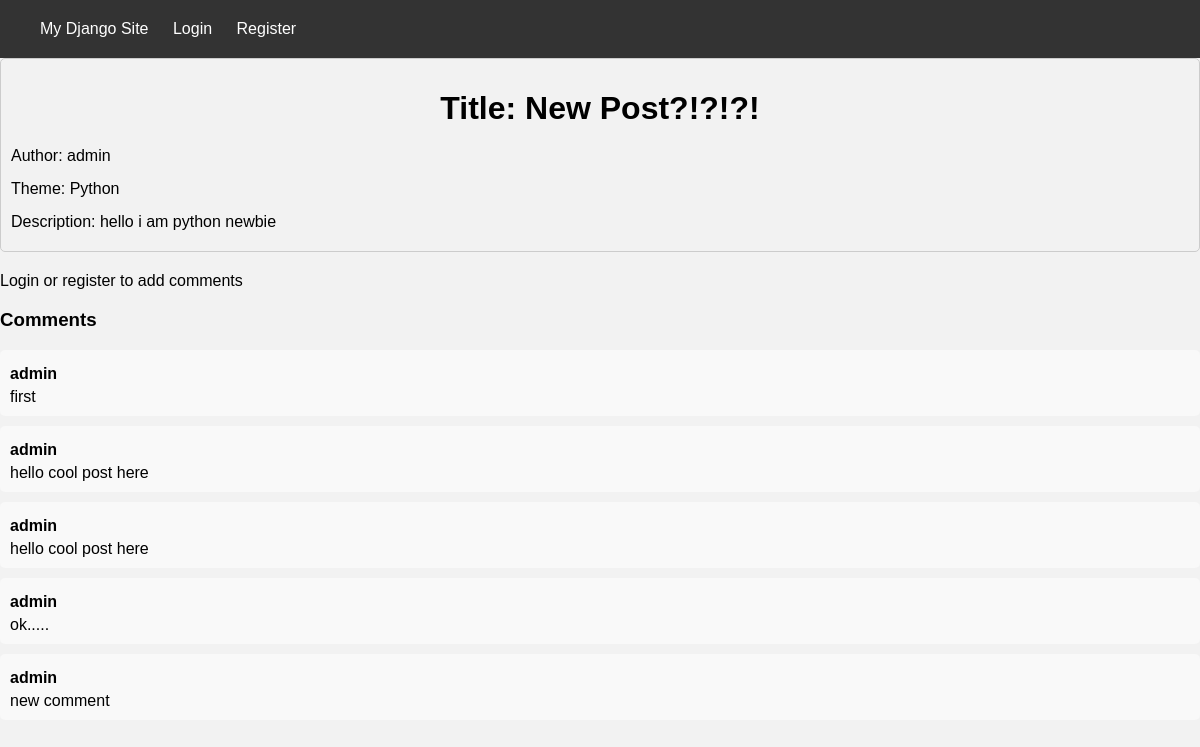
The page //posts/1 on the database its author committed.
### forum/models.py (models this page shows, shortened)
class Post(models.Model):
    author = models.ForeignKey(User, on_delete=models.CASCADE, default=1)
    title = models.CharField(max_length=100)
    theme = models.ForeignKey(Theme, on_delete=models.PROTECT)
    content = models.TextField()
    created_at = models.DateTimeField(auto_now_add=True)
    updated_at = models.DateTimeField(auto_now=True)

class Theme(models.Model):
    title = models.CharField(max_length=200)
    created_at = models.DateTimeField(auto_now_add=True)
    updated_at = models.DateTimeField(auto_now=True)
    def __str__(self):
        return self.title

class Comment(models.Model):
    author = models.ForeignKey(User, on_delete=models.CASCADE, default=1)
    post = models.ForeignKey(Post, on_delete=models.CASCADE)
    content = models.TextField()
    created_at = models.DateTimeField(auto_now_add=True)
    updated_at = models.DateTimeField(auto_now=True)

### forum/views.py (the view, shortened to what this page needs)
# urls.py: path('/posts/<post_id>', views.post, name='posts'),
def post(request, post_id):
    post = Post.objects.get(id=post_id)
    comments = post.comment_set.all()
    context = {'post': post, 'comments': comments}
    return render(request, 'post.html', context)

### forum/templates/post.html
{% extends 'base.html' %}
{% block content %}
    <div class="post">
        <h1>Title: {{post.title}}</h1>
        <p>Author: {{post.author}}</p>
        <p>Theme: {{post.theme}}</p>
        <p>Description: {{post.content}}</p>
    </div>
    {% if user.is_authenticated %}
    <h3>Add a Comment</h3>
    <form action="{% url 'posts' post_id=post.id %}" method="post">
        {% csrf_token %}
        {{ form }}
        <input type="submit" value="Submit">
    </form>
    {% else %}
        <p>Login or register to add comments</p>
    {% endif %}
    <h3>Comments</h3>
    {% if comments %}
        {% for comment in comments %}
            <div class="comment">
                <p>{{comment.author}}</p>
                <p>{{comment.content}}</p>
            </div>
        {% endfor %}
    {% else %}
        <p>No comments yet.</p>
    {% endif %}
{% endblock %}

### forum/templates/base.html (shortened to what this page needs)
<!DOCTYPE html>
<head>
    {% load static %}
    <link rel="stylesheet" href="{% static 'css/style.css' %}">
</head>
<body>
    <nav class="navbar">
        <div class="container">
            <div class="navbar">
                <a href="/">My Django Site</a>
                {% if user.is_authenticated %}
                    <a href="{% url 'logout' %}">Logout</a>
                    <a href="{% url 'add_post' %}">Add Post</a>
                {% else %}
                    <a href="{% url 'login' %}">Login</a>
                    <a href="{% url 'register' %}">Register</a>
                {% endif %}
            </div>
        </div>
    </nav>
    <div class="content">
        {% block content %}
        {% endblock %}
    </div>
</body>
</html>

### accounts/static/css/style.css (style rules this page uses)
body { font-family: Arial, sans-serif; background-color: #f2f2f2; margin: 0; padding: 0; }
h1 { text-align: center; margin-bottom: 20px; }
p { margin-top: 15px; }
a { color: #007bff; text-decoration: none; }
.navbar { background-color: #333; color: #fff; padding: 10px 20px; }
.navbar a { color: #fff; text-decoration: none; margin-right: 20px; }
.post { margin-bottom: 20px; padding: 10px; border: 1px solid #ccc; border-radius: 5px; }
.post p { margin-bottom: 10px; }
.comment { background-color: #f9f9f9; margin-bottom: 10px; padding: 10px; border-radius: 5px; }
.comment p { margin: 5px 0; }
.comment p:first-child { font-weight: bold; }
.comment p:last-child { margin-bottom: 0; }

### rows shown on the page
Post: title "New Post?!?!?!", author "admin", theme "Python", content "hello i am python newbie"
Comment: author "admin", content "first"
Comment: author "admin", content "hello cool post here"
Comment: author "admin", content "hello cool post here"
Comment: author "admin", content "ok....."
Comment: author "admin", content "new comment"
